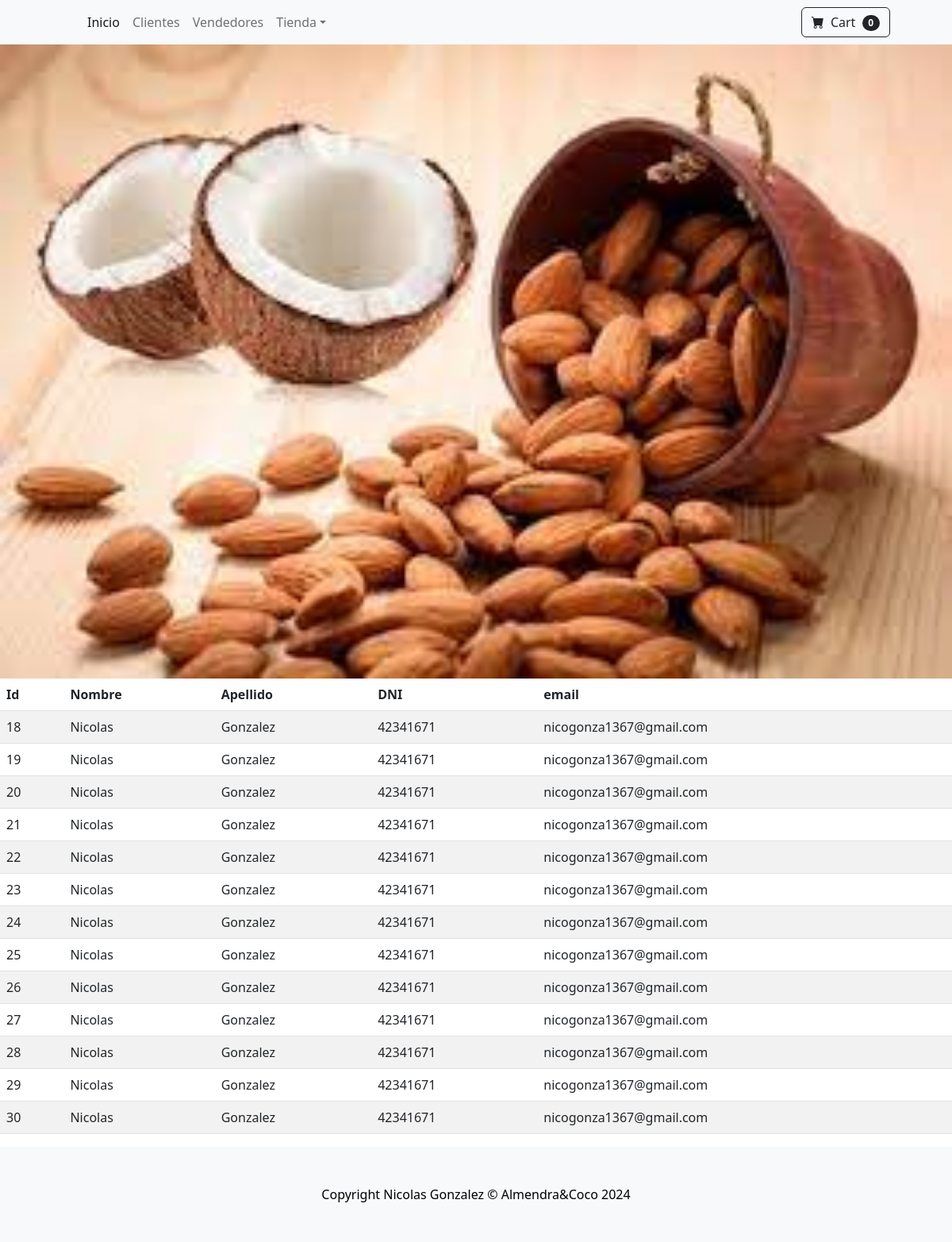
Screenshot of /Clientes/ with the database file from the repository.
### Dietetica/models.py (models this page shows, shortened)
class Clientes(models.Model):
    nombre= models.CharField(max_length=40)
    apellido= models.CharField(max_length=40)
    email= models.EmailField(max_length=40)
    DNI= models.IntegerField()

### Dietetica/views.py (the view)
# urls.py: path('Clientes/', clientes, name="Clientes"),
def clientes(request):
    contexto={"clientes": Clientes.objects.all()}
    return render(request, "Dietetica/Clientes.html", contexto)

### Dietetica/templates/Dietetica/Clientes.html (shortened to what this page needs)
{% extends "Dietetica/index.html" %}
{% block contenido %}
<table class="table table-striped">
    <thead>
        <tr>
            <th>Id</th>
            <th>Nombre</th>
            <th>Apellido</th>
            <th>DNI</th>
            <th>email</th>
        </tr>
    </thead>
    <tbody>
    {% for c in clientes  %}
        <tr>
            <td>{{ c.id }}</td>
            <td>{{ c.nombre }}</td>
            <td>{{ c.apellido }}</td>
            <td>{{ c.DNI }}</td>
            <td>{{ c.email }}</td>
        </tr>
    {% endfor %}
    </tbody>
</table>
{% endblock contenido %}

### Dietetica/templates/Dietetica/index.html (shortened to what this page needs)
<!DOCTYPE html>
<html lang="en">
    <head>
        {% load static %}
        <link href="https://cdn.jsdelivr.net/npm/bootstrap-icons@1.5.0/font/bootstrap-icons.css" rel="stylesheet" />
        <link href="{% static 'css/styles.css' %}" rel="stylesheet" />
    </head>
    <body>
        <nav class="navbar navbar-expand-lg navbar-light bg-light">
            <div class="container px-4 px-lg-5">
                <div class="collapse navbar-collapse" id="navbarSupportedContent">
                    <ul class="navbar-nav me-auto mb-2 mb-lg-0 ms-lg-4">
                        <li class="nav-item"><a class="nav-link active" aria-current="page" href="{% url 'inicio' %}">Inicio</a></li>
                        <li class="nav-item"><a class="nav-link" href="{% url 'Clientes' %}">Clientes</a></li>
                        <li class="nav-item"><a class="nav-link" href="{% url 'Vendedores' %}">Vendedores</a></li>
                        <li class="nav-item dropdown">
                            <a class="nav-link dropdown-toggle" id="navbarDropdown" href="#" role="button" data-bs-toggle="dropdown" aria-expanded="false">Tienda</a>
                        </li>
                    </ul>
                    <form class="d-flex">
                        <button class="btn btn-outline-dark" type="submit">
                            <i class="bi-cart-fill me-1"></i>
                            Cart
                            <span class="badge bg-dark text-white ms-1 rounded-pill">0</span>
                        </button>
                    </form>
                </div>
            </div>
        </nav>
        <head>
        </head>
        <body>
            <img src="{% static 'assets/Almendra&Coco.jpg' %}" style="width: 100%; height: auto">
        </body>
        {% block contenido %}
        {% endblock contenido %}
        <footer class="py-5 bg-light">
            <div class="container"><p class="m-0 text-center text-black">Copyright Nicolas Gonzalez &copy; Almendra&Coco 2024</p></div>
        </footer>
    </body>
</html>

### rows the page displays
Clientes: id "18", nombre "Nicolas", apellido "Gonzalez", DNI "42341671", email "nicogonza1367@gmail.com"
Clientes: id "19", nombre "Nicolas", apellido "Gonzalez", DNI "42341671", email "nicogonza1367@gmail.com"
Clientes: id "20", nombre "Nicolas", apellido "Gonzalez", DNI "42341671", email "nicogonza1367@gmail.com"
Clientes: id "21", nombre "Nicolas", apellido "Gonzalez", DNI "42341671", email "nicogonza1367@gmail.com"
Clientes: id "22", nombre "Nicolas", apellido "Gonzalez", DNI "42341671", email "nicogonza1367@gmail.com"
Clientes: id "23", nombre "Nicolas", apellido "Gonzalez", DNI "42341671", email "nicogonza1367@gmail.com"
Clientes: id "24", nombre "Nicolas", apellido "Gonzalez", DNI "42341671", email "nicogonza1367@gmail.com"
Clientes: id "25", nombre "Nicolas", apellido "Gonzalez", DNI "42341671", email "nicogonza1367@gmail.com"
Clientes: id "26", nombre "Nicolas", apellido "Gonzalez", DNI "42341671", email "nicogonza1367@gmail.com"
Clientes: id "27", nombre "Nicolas", apellido "Gonzalez", DNI "42341671", email "nicogonza1367@gmail.com"
Clientes: id "28", nombre "Nicolas", apellido "Gonzalez", DNI "42341671", email "nicogonza1367@gmail.com"
Clientes: id "29", nombre "Nicolas", apellido "Gonzalez", DNI "42341671", email "nicogonza1367@gmail.com"
Clientes: id "30", nombre "Nicolas", apellido "Gonzalez", DNI "42341671", email "nicogonza1367@gmail.com"
